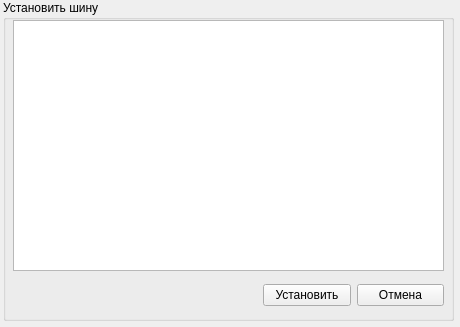
<?xml version="1.0" encoding="UTF-8"?>
<ui version="4.0">
 <class>tyreForCar</class>
 <widget class="QWidget" name="tyreForCar">
  <property name="geometry">
   <rect>
    <x>0</x>
    <y>0</y>
    <width>460</width>
    <height>327</height>
   </rect>
  </property>
  <property name="windowTitle">
   <string>Form</string>
  </property>
  <widget class="QGroupBox" name="groupBox">
   <property name="geometry">
    <rect>
     <x>3</x>
     <y>0</y>
     <width>451</width>
     <height>321</height>
    </rect>
   </property>
   <property name="title">
    <string>Установить шину</string>
   </property>
   <widget class="QWidget" name="">
    <property name="geometry">
     <rect>
      <x>260</x>
      <y>280</y>
      <width>181</width>
      <height>31</height>
     </rect>
    </property>
    <layout class="QHBoxLayout" name="horizontalLayout">
     <item>
      <widget class="QPushButton" name="btnSet">
       <property name="text">
        <string>Установить</string>
       </property>
      </widget>
     </item>
     <item>
      <widget class="QPushButton" name="btnCancel">
       <property name="text">
        <string>Отмена</string>
       </property>
      </widget>
     </item>
    </layout>
   </widget>
   <widget class="QTableView" name="tableTyres">
    <property name="geometry">
     <rect>
      <x>10</x>
      <y>20</y>
      <width>431</width>
      <height>251</height>
     </rect>
    </property>
   </widget>
  </widget>
 </widget>
 <resources/>
 <connections/>
</ui>
